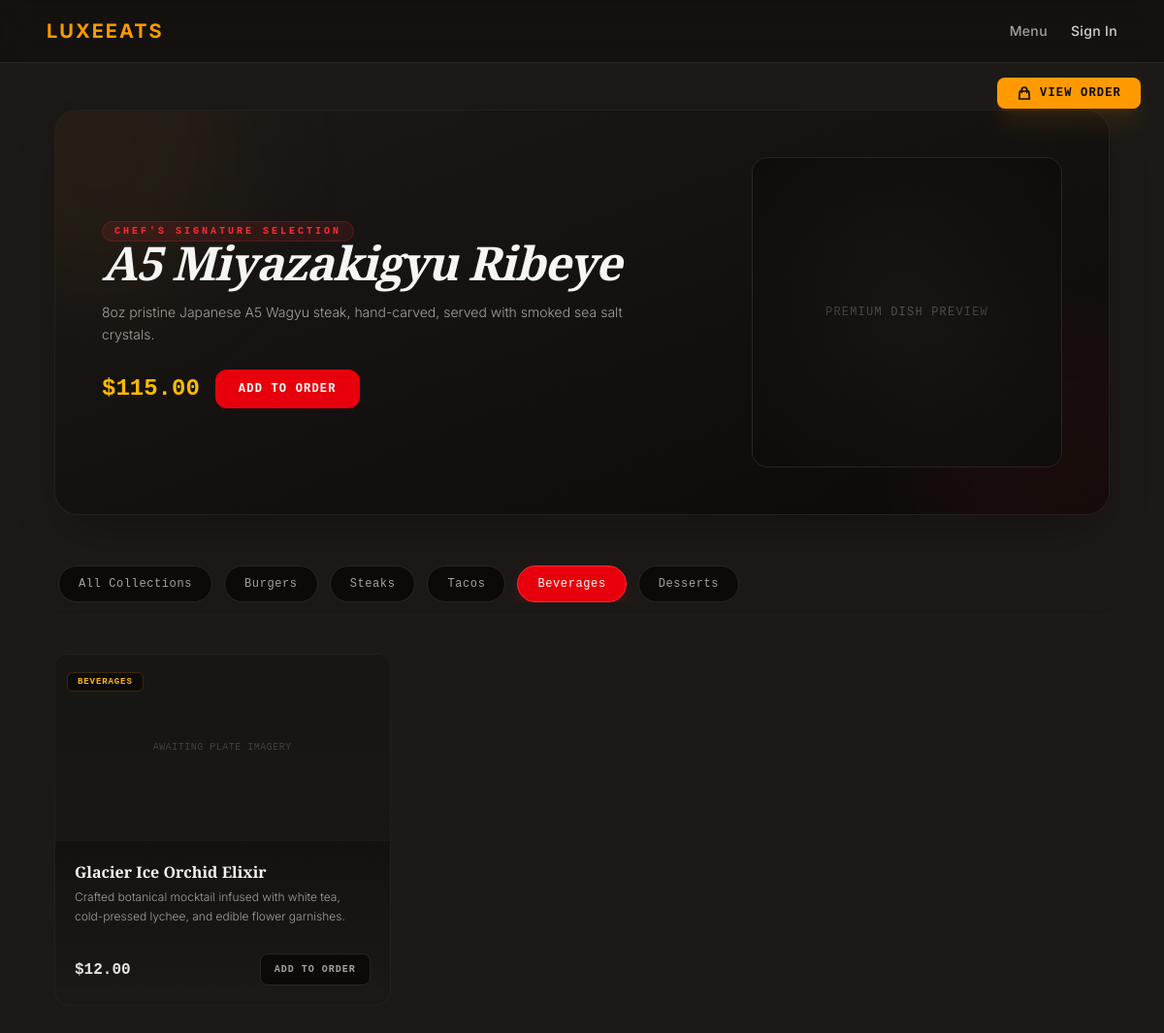
/menu?category=Beverages, run on the app's committed database.
### core/models.py (models this page shows)
class MenuItem(db.Model):
    __tablename__ = 'menu_items'
    id = db.Column(db.Integer, primary_key=True)
    name = db.Column(db.String(100), nullable=False)
    price = db.Column(db.Integer, nullable=False)  # Stored in cents for Stripe (e.g., $10.50 = 1050)
    category = db.Column(db.String(50), nullable=False)  # Appetizer, Main, Drink
    image_url = db.Column(db.String(255), nullable=True)
    is_available = db.Column(db.Boolean, default=True)
    description = db.Column(db.String(255), nullable=True)

### core/main.py (the view)
@main_bp.route('/menu')
def menu():
    selected_category = request.args.get('category', 'All')
    query_results = MenuItem.query.with_entities(MenuItem.category).distinct().all()
    categories = [result.category for result in query_results]
    featured_item = MenuItem.query.filter_by(is_available=True).order_by(MenuItem.price.desc()).first()
    if selected_category == 'All':
        items = MenuItem.query.all()
    else:
        items = MenuItem.query.filter_by(category=selected_category).all()
    return render_template(
        'menu.html',
        menu_items=items,
        categories=categories,
        selected_category=selected_category,
        featured_item=featured_item  # 🌟 Dynamic database item passed here
    )

### templates/menu.html (shortened to what this page needs)
{% extends 'base.html' %}
{% block content %}
<div class="fixed bottom-6 right-6 z-50 md:absolute md:top-20 md:right-6 md:bottom-auto">
    <a href="{{ url_for('cart.show_cart') }}" class="px-5 py-3 md:py-2 bg-amber-500 hover:bg-amber-400 text-stone-950 rounded-xl md:rounded-lg text-xs font-mono uppercase tracking-widest flex items-center gap-2 transition-all duration-300 shadow-xl shadow-amber-500/10 font-bold hover:scale-105 active:scale-95">
        <svg xmlns="http://www.w3.org/2000/svg" class="h-4 w-4" fill="none" viewBox="0 0 24 24" stroke="currentColor" stroke-width="2.5">
            <path stroke-linecap="round" stroke-linejoin="round" d="M16 11V7a4 4 0 00-8 0v4M5 9h14l1 12H4L5 9z" />
        </svg>
        <span>View Order</span>
    </a>
</div>
<div class="space-y-10 max-w-7xl mx-auto px-2">
    {% if featured_item %}
    <div class="relative overflow-hidden bg-gradient-to-br from-stone-900 to-stone-950 border border-stone-800/80 rounded-3xl p-8 md:p-12 flex flex-col md:flex-row items-center justify-between gap-8 shadow-2xl" data-aos="fade-down">
        <div class="absolute -top-24 -left-24 w-72 h-72 bg-amber-500/5 rounded-full blur-3xl pointer-events-none"></div>
        <div class="space-y-4 max-w-xl z-10 text-center md:text-left">
            <span class="text-[10px] uppercase tracking-[0.3em] font-mono font-bold text-red-500 bg-red-500/10 px-3 py-1 rounded-full border border-red-500/20">Chef's Signature Selection</span>
            <h1 class="text-4xl md:text-5xl font-serif font-bold tracking-tight text-stone-100 italic">{{ featured_item.name }}</h1>
            <p class="text-stone-400 text-sm font-light leading-relaxed">
                {{ featured_item.description or 'Exquisite premium house creation compiled by our master culinary artisans.' }}
            </p>
            <div class="pt-2 flex flex-col sm:flex-row items-center justify-center md:justify-start gap-4">
                <span class="text-2xl font-mono font-black text-amber-400">${{ "%.2f"|format(featured_item.price / 100) }}</span>
                <button onclick="addToCart('{{ featured_item.id }}', this)" class="w-full sm:w-auto px-6 py-3 bg-red-600 hover:bg-red-500 text-white font-mono text-xs font-bold uppercase tracking-widest rounded-xl transition-all duration-300 cursor-pointer1">
                    Add to Order
                </button>
            </div>
        </div>
        <div class="relative w-64 h-64 md:w-80 md:h-80 flex items-center justify-center bg-stone-900/60 rounded-2xl border border-stone-800 overflow-hidden group">
            <div class="absolute inset-0 bg-radial from-transparent to-stone-950/80 pointer-events-none z-10"></div>
            <span class="text-stone-600 font-mono text-xs uppercase tracking-widest z-0 group-hover:text-stone-500 transition-colors">Premium Dish Preview</span>
        </div>
    </div>
    {% endif %}
    <div class="sticky top-16 z-40 bg-stone-900/80 backdrop-blur-md py-3 border-b border-stone-800/40">
        <div class="flex items-center gap-3 overflow-x-auto no-scrollbar whitespace-nowrap px-1 Mask-Left-Right">
            <a href="{{ url_for('main.menu') }}"
               class="px-5 py-2.5 rounded-full text-xs font-mono font-medium tracking-wider transition-all duration-300 border
               {% if selected_category == 'All' %}
                   bg-red-600 text-white border-red-500 shadow-lg shadow-red-600/20
               {% else %}
                   bg-stone-950 text-stone-400 border-stone-800 hover:border-stone-700 hover:text-stone-200
               {% endif %}">
                All Collections
            </a>
            {% for cat in categories %}
            <a href="{{ url_for('main.menu', category=cat) }}"
               class="px-5 py-2.5 rounded-full text-xs font-mono font-medium tracking-wider transition-all duration-300 border capitalize
               {% if cat == selected_category %}
                   bg-red-600 text-white border-red-500 shadow-lg shadow-red-600/20
               {% else %}
                   bg-stone-950 text-stone-400 border-stone-800 hover:border-stone-700 hover:text-stone-200
               {% endif %}">
                {{ cat }}
            </a>
            {% endfor %}
        </div>
    </div>
    <div class="grid grid-cols-1 sm:grid-cols-2 lg:grid-cols-3 xl:grid-cols-4 gap-6" data-aos="fade-up">
        {% for item in menu_items %}
        <div class="bg-gradient-to-b from-stone-950 to-stone-900/40 border border-stone-800/70 rounded-2xl flex flex-col overflow-hidden transition-all duration-500 hover:border-amber-500/30 hover:shadow-2xl hover:shadow-amber-500/5 group h-full">
            <div class="h-48 bg-stone-900/80 border-b border-stone-900 flex items-center justify-center relative overflow-hidden">
                <div class="absolute top-3 left-3 z-10">
                    <span class="text-[9px] uppercase tracking-widest font-mono text-amber-400 bg-stone-950/90 border border-amber-500/20 px-2.5 py-1 rounded-md backdrop-blur-sm font-semibold">
                        {{ item.category }}
                    </span>
                </div>
                <span class="text-[10px] font-mono text-stone-700 uppercase tracking-wider group-hover:scale-105 transition-transform duration-500">Awaiting Plate Imagery</span>
            </div>
            <div class="p-5 flex flex-col justify-between flex-grow space-y-4">
                <div class="space-y-1">
                    <h3 class="text-base font-serif font-bold text-stone-100 group-hover:text-amber-400 transition-colors duration-300 line-clamp-1">
                        {{ item.name }}
                    </h3>
                    <p class="text-xs text-stone-400 font-light leading-relaxed line-clamp-2 min-h-[2rem]">
                        {{ item.description or 'No formulation breakdown provided for this exquisite plate.' }}
                    </p>
                </div>
                <div class="pt-3 border-t border-stone-900/60 flex items-center justify-between relative mt-auto">
                    <span class="text-base font-mono font-bold text-stone-200">
                        ${{ "%.2f"|format(item.price / 100) }}
                    </span>
                    <button
                        onclick="addToCart('{{ item.id }}', this)"
                        class="relative px-3.5 py-2 bg-stone-950 border border-stone-800 rounded-lg text-[10px] font-mono font-bold uppercase tracking-widest text-stone-400 hover:bg-stone-900 hover:text-amber-400 hover:border-amber-500/20 transition-all duration-300 cursor-pointer overflow-visible">
                        Add to Order
                    </button>
                </div>
            </div>
        </div>
        {% else %}
        <div class="col-span-full py-16 text-center space-y-3 bg-stone-950/40 border border-dashed border-stone-800 rounded-2xl">
            <p class="text-stone-500 font-mono text-sm tracking-wide">No exquisite selections currently populated under this category.</p>
        </div>
        {% endfor %}
    </div>
</div>
{% endblock %}

### templates/base.html (style rules this page uses)
body { font-family: 'Inter', sans-serif; }
.font-serif { font-family: 'Playfair Display', serif; }

### templates/menu.html (style rules this page uses)
.no-scrollbar { -ms-overflow-style: none; scrollbar-width: none; }

### data on the page
MenuItem: name "A5 Miyazakigyu Ribeye", description "8oz pristine Japanese A5 Wagyu steak, hand-carved, served with smoked sea salt crystals.", featured_item.price/100 "115.00", category "Steaks"
MenuItem: category "Burgers"
MenuItem: category "Tacos"
MenuItem: category "Desserts"
MenuItem: category "BEVERAGES", name "Glacier Ice Orchid Elixir", description "Crafted botanical mocktail infused with white tea, cold-pressed lychee, and edible flower garnishes.", item.price/100 "12.00"

### other printed values
{{ cat }} "Beverages"
